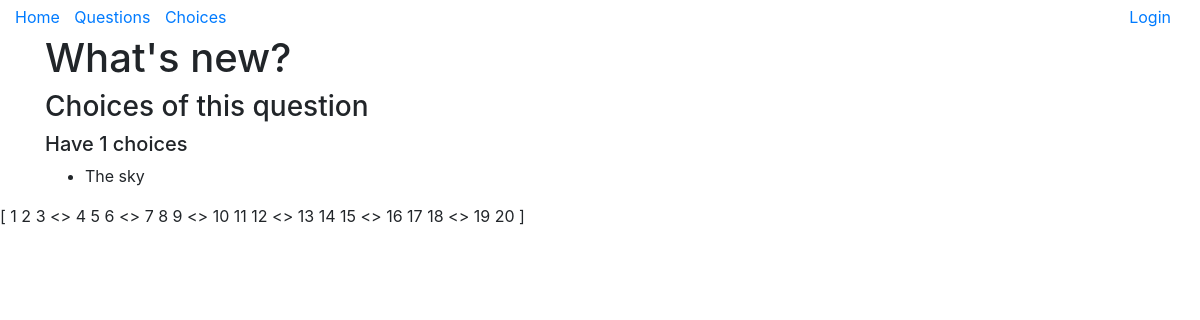
/polls/1/, run on an earlier commit of the app's database.
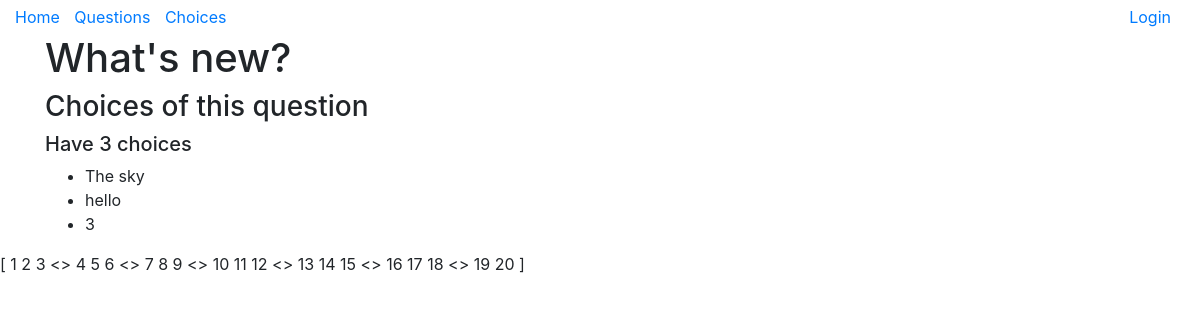
And on a later commit of the database.
### polls/models.py (models this page shows, shortened)
class Question(models.Model):
    question_text = models.CharField(max_length=200)
    pub_date = models.DateTimeField("date published")
    question_note = models.CharField(max_length=200, null=True, blank=True, verbose_name="Note")
    type = models.CharField(max_length=100, choices=QUESTION_TYPES, null=True, default="Single", verbose_name="Question type")
    objects = QuestionQuerySet.as_manager()

class Choice(models.Model):
    question = models.ForeignKey(Question, on_delete=models.CASCADE)
    choice_text = models.CharField(max_length=200)
    votes = models.IntegerField(default=0)

### polls/views.py (the view)
# urls.py: path("<int:question_id>/", views.detail, name="detail"),
def detail(request, question_id):
    try:
        question = Question.objects.get(pk=question_id)
    except Question.DoesNotExist:
        raise Http404("Question does not exist")
    return render(request, "question/detail.html", {"question": question})

### polls/templates/question/detail.html (shortened to what this page needs)
{% extends "base.html" %}
{% load static %}
{% block content %}
    <h1>{{ question.question_text }}</h1>
    <h3>Choices of this question</h3>
    {% if not question.choice_set.all %}
    <p>No choices are available.</p>
    {% else %}
    <h5>Have {{question.choice_set.count}} choices</h5>
    <ul>
        {% for choice in question.choice_set.all %}
        <li>{{ choice.choice_text }}</li>
        {% endfor %}
    </ul>
    {% endif%}
{% endblock content %}

What changed in the data, as far as the page shows it:
computed for Question "What's new?": choice_set.count "1" → "3"
added Choice: choice_text "hello"
added Choice: choice_text "3"
